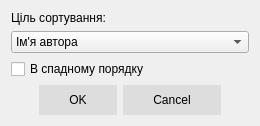
<?xml version="1.0" encoding="UTF-8"?>
<ui version="4.0">
 <class>SortDialog</class>
 <widget class="QDialog" name="SortDialog">
  <property name="geometry">
   <rect>
    <x>0</x>
    <y>0</y>
    <width>260</width>
    <height>126</height>
   </rect>
  </property>
  <property name="windowTitle">
   <string>Сортування</string>
  </property>
  <property name="styleSheet">
   <string notr="true">QPushButton{
	background: #ddd;
	border: none;
	padding: 8px 30px;
}

QPushButton::hover
{
	background: #bbb;
}
</string>
  </property>
  <layout class="QVBoxLayout" name="verticalLayout" stretch="1,1,1,1">
   <item>
    <widget class="QLabel" name="label">
     <property name="text">
      <string>Ціль сортування:</string>
     </property>
     <property name="alignment">
      <set>Qt::AlignLeading|Qt::AlignLeft|Qt::AlignVCenter</set>
     </property>
    </widget>
   </item>
   <item>
    <widget class="QComboBox" name="comboBox">
     <item>
      <property name="text">
       <string>Ім'я автора</string>
      </property>
     </item>
     <item>
      <property name="text">
       <string>Прізвище автора</string>
      </property>
     </item>
     <item>
      <property name="text">
       <string>Назва книги</string>
      </property>
     </item>
     <item>
      <property name="text">
       <string>К-ть сторінок</string>
      </property>
     </item>
     <item>
      <property name="text">
       <string>Рік видання</string>
      </property>
     </item>
     <item>
      <property name="text">
       <string>Ціна книги</string>
      </property>
     </item>
    </widget>
   </item>
   <item>
    <widget class="QCheckBox" name="checkBox">
     <property name="text">
      <string>В спадному порядку</string>
     </property>
    </widget>
   </item>
   <item>
    <widget class="QDialogButtonBox" name="buttonBox">
     <property name="orientation">
      <enum>Qt::Horizontal</enum>
     </property>
     <property name="standardButtons">
      <set>QDialogButtonBox::Cancel|QDialogButtonBox::Ok</set>
     </property>
     <property name="centerButtons">
      <bool>true</bool>
     </property>
    </widget>
   </item>
  </layout>
 </widget>
 <resources/>
 <connections>
  <connection>
   <sender>buttonBox</sender>
   <signal>rejected()</signal>
   <receiver>SortDialog</receiver>
   <slot>reject()</slot>
   <hints>
    <hint type="sourcelabel">
     <x>316</x>
     <y>260</y>
    </hint>
    <hint type="destinationlabel">
     <x>286</x>
     <y>274</y>
    </hint>
   </hints>
  </connection>
  <connection>
   <sender>buttonBox</sender>
   <signal>accepted()</signal>
   <receiver>SortDialog</receiver>
   <slot>accept()</slot>
   <hints>
    <hint type="sourcelabel">
     <x>248</x>
     <y>254</y>
    </hint>
    <hint type="destinationlabel">
     <x>157</x>
     <y>274</y>
    </hint>
   </hints>
  </connection>
 </connections>
</ui>
